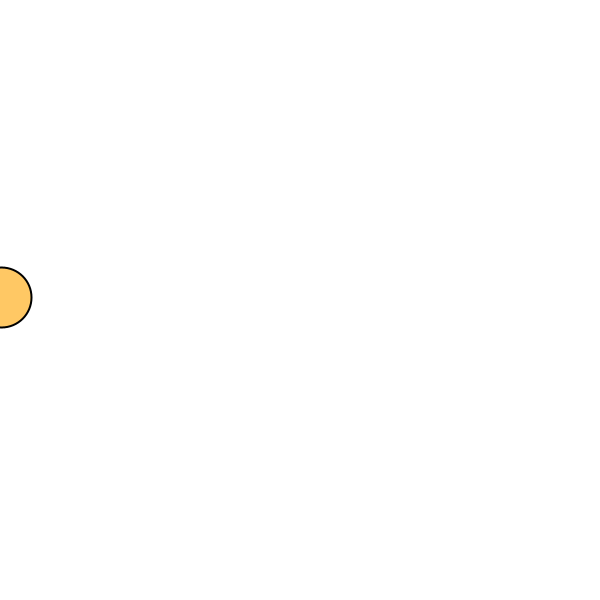
Frame 1 (no input)
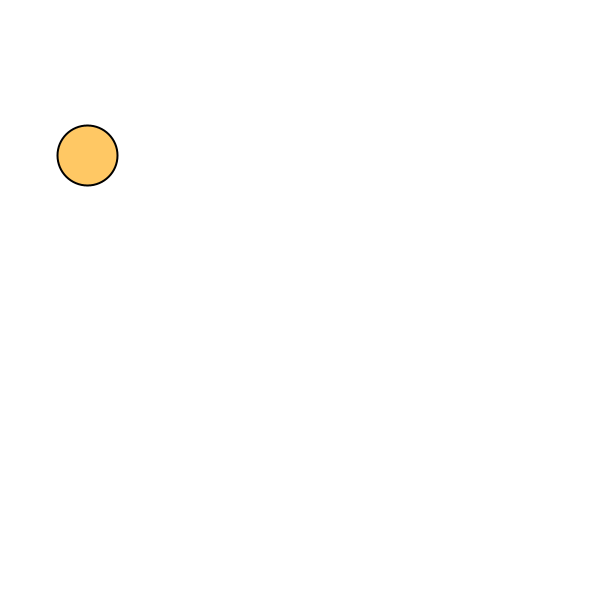
Frame 60 (the mouse pressed at the canvas centre just before this capture)
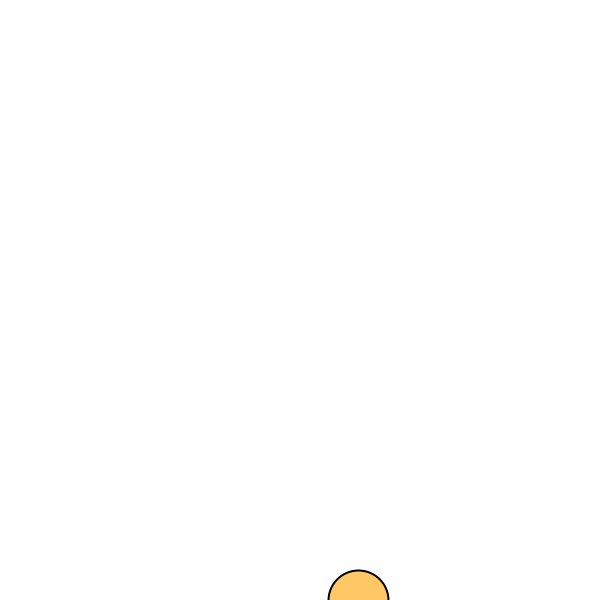
Frame 120 (the mouse held since frame 60 and released just before this capture)

The Processing sketch that drew these frames (run headless with seeded random() and noise(); from frame 60 on, the mouse is pressed at the canvas centre):

// Processing sketch: vel_loop
// ── vel_loop.pde
// 等速移動エージェント、画面端でループ

// エージェントの位置
float x;
float y;
// エージェントの速度
float vx;
float vy;

void setup() {
  size(600, 600);
  strokeWeight(2);
  fill(255, 200, 100);

  // 初期位置
  x = 0;
  y = height / 2;

  // 初速
  vx = random(-5, +5);
  vy = random(-5, +5);
}

void draw() {
  // 速度を位置に反映
  x += vx;
  y += vy;

  // 端に達したら、反対側に移動させる
  if (x < 0) {
    x = width;
  }
  if (x > width) {
    x = 0;
  }
  if (y < 0) {
    y = height;
  }
  if (y > height) {
    y = 0;
  }

  // エージェントを描く
  background(255);
  ellipse(x, y, 60, 60);
}

void mousePressed() {
  // 速度を設定し直す
  vx = random(-5, +5);
  vy = random(-5, +5);
}
